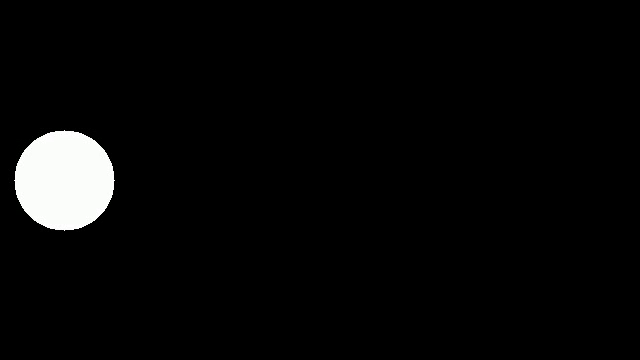
#> input picture frame 3 of predict_area/src/viz/test_video.mp4, 640 x 360 px
$ python test_viz.py
#> lines starting #> are read from the running program, lines starting #| are printed output that depends on the picture; after the words box and inside, x2 and y2 are one past the last pixel; in counts of white or black regions, pixels touching at a corner belong together
#> after the loop in create_dummy_video, `for i in range(frames):`:
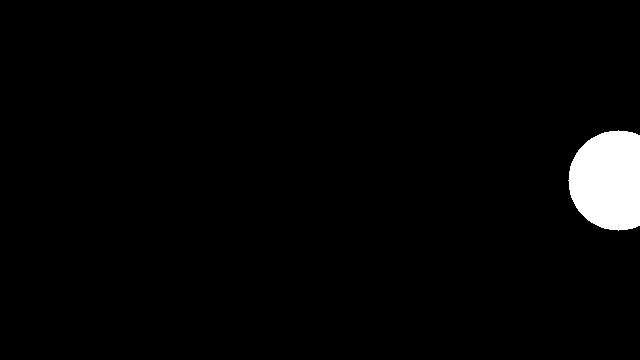
#> frame: shape (360, 640, 3); 2.6% white; 1 white region, box (x1, y1, x2, y2) and area: (568, 130, 640, 231) 6002
### predict_area/src/viz/viz2.py
import os
import json
import re
import cv2
import numpy as np
from typing import Dict, Tuple, Optional, Union
import glob

def load_data_map(path: str) -> Dict[int, np.ndarray]:
    """
    CSV/NPZ/JSONから確率分布を読み込み、{フレーム番号: 配列} の辞書にして返す。
    柔軟に対応するため、リスト形式・辞書形式の双方をサポート。
    """
#> called with path = 'test_model.npz'
    if not os.path.exists(path):
        print(f"Warning: File not found {path}")
        return {}

    ext = os.path.splitext(path)[1].lower()
    mapping = {}

    try:
        if ext == '.csv':
            # CSVは行=フレームとみなす
            # 一行目はヘッダを想定
            # 一番左はフレーム番号を想定
            data = np.loadtxt(path, delimiter=',', skiprows=1)
            if data.ndim == 1: data = data[np.newaxis, :]
            for row in data:
                # row[0] が frame 番号。ファイルによっては float なので int 化する。
                try:
                    frame_idx = int(row[0])
                except Exception:
                    continue
                mapping[frame_idx] = row[1:]

        elif ext == '.npy':
            data = np.load(path)
            if data.ndim == 1: data = data[np.newaxis, :]
            for i, row in enumerate(data):
                mapping[i] = row

        elif ext == '.npz':
            with np.load(path, allow_pickle=True) as f:
                # 代表的なキーを探す
                key = next((k for k in ['probs', 'data', 'arr_0'] if k in f), f.files[0])
                data = f[key]
                # 2D配列なら行=フレーム
                if hasattr(data, 'ndim') and data.ndim == 2:
                    for i, row in enumerate(data):
                        mapping[i] = row
                else:
                    # 辞書的な格納の可能性があればファイル名キー解析などを実装可能だがMVPでは省略
                    pass

        elif ext == '.json':
            with open(path, 'r', encoding='utf-8') as f:
                data = json.load(f)
            if isinstance(data, list):
                for i, row in enumerate(data):
                    mapping[i] = np.array(row)
            elif isinstance(data, dict):
                # "frame_123" 等のキーから数字を抽出
                for k, v in data.items():
                    nums = re.findall(r'\d+', k)
                    if nums:
                        mapping[int(nums[-1])] = np.array(v)

    except Exception as e:
        print(f"Error loading {path}: {e}")

    return mapping

def get_grid_dims(size: int) -> Tuple[int, int]:
    """配列長から正方形グリッドを推定。不一致なら1行とする。"""
    s = int(np.sqrt(size))
    if s * s == size:
        return s, s
    return 1, size

def draw_safe_rect(frame: np.ndarray, prob: np.ndarray, color: Tuple[int, int, int], label: str = ""):
    """確率最大の位置に矩形を描画"""
    h, w = frame.shape[:2]
    gh, gw = get_grid_dims(prob.size)
    # 安全対策: prob が空、または gw が 0 の場合は何もしないで返す
    arr = np.asarray(prob).flatten()
    if arr.size == 0 or gw == 0:
        return frame

    # 最大値のインデックス
    flat_idx = int(np.argmax(arr))
    # divmod の前に gw が正の整数であることを保証
    if gw <= 0:
        return frame
    r, c = divmod(flat_idx, gw)

    # 座標計算
    cell_h, cell_w = h / gh, w / gw
    x1, y1 = int(c * cell_w), int(r * cell_h)
    x2, y2 = int((c + 1) * cell_w), int((r + 1) * cell_h)

    cv2.rectangle(frame, (x1, y1), (x2, y2), color, 3)
    if label:
        cv2.putText(frame, f"{label}:{prob[flat_idx]:.2f}", (x1, max(y1-5, 20)),
                    cv2.FONT_HERSHEY_SIMPLEX, 0.6, color, 2)
    return frame

def create_viz_videos(video_path, model_path, answer_path):
    # 1. データ読み込み
    print("Loading data...")
    model_map = load_data_map(model_path)
    answer_map = load_data_map(answer_path)

    # 2. 動画or画像準備
    use_video = True
    image_paths = []
    if os.path.isfile(video_path):
        cap = cv2.VideoCapture(video_path)
        if not cap.isOpened():
            raise IOError(f"Cannot open video: {video_path}")

        fps = cap.get(cv2.CAP_PROP_FPS) or 30.0
#> fps = 10
        w = int(cap.get(cv2.CAP_PROP_FRAME_WIDTH))
#> w = 640
        h = int(cap.get(cv2.CAP_PROP_FRAME_HEIGHT))
#> h = 360

        base = os.path.splitext(os.path.basename(video_path))[0]
    else:
        use_video = False

        image_paths = glob.glob(os.path.join(video_path, "*.jpg"))
        # 順序が昇順になるようにソート
        image_paths = sorted(image_paths, key=lambda p: int(os.path.splitext(os.path.basename(p))[0]))
        if len(image_paths) == 0:
            raise IOError(f"No .jpg files found in directory: {video_path}")

        first = cv2.imread(image_paths[0])
        if first is None:
            raise IOError(f"Failed to read image: {image_paths[0]}")

        fps = 15.0
        w = first.shape[1]
        h = first.shape[0]

        base = os.path.basename(video_path)

    out_model = f"{base}_model_overlay.mp4"
    out_answ = f"{base}_answer_overlay.mp4"
    out_side = f"{base}_side_by_side.mp4"

    # VideoWriter codec を試行して動作するものを選ぶ
    def _select_working_fourcc(sample_path, fps_val, size_val):
        codecs = ['mp4v', 'XVID', 'avc1', 'H264']
        for code in codecs:
            try:
                f = cv2.VideoWriter_fourcc(*code) #type: ignore
            except Exception:
                continue
            wtest = cv2.VideoWriter(sample_path, f, fps_val, size_val)
            if wtest.isOpened():
                wtest.release()
                return f
            try:
                wtest.release()
            except Exception:
                pass
        raise RuntimeError('No available VideoWriter codec')

    size_single = (w, h)
#> size_single = (640, 360)
    fourcc = _select_working_fourcc(out_model, fps, size_single)
#> fourcc = 1983148141
    writer_m = cv2.VideoWriter(out_model, fourcc, fps, (w, h))
    writer_a = cv2.VideoWriter(out_answ, fourcc, fps, (w, h))
    writer_s = cv2.VideoWriter(out_side, fourcc, fps, (w * 2, h))

    print(f"Processing frames... ({w}x{h} @ {fps}fps)")
#> (printed output is left out)

    frame_idx = 0
    while True:
        if use_video:
            ret, frame = cap.read()
#> frame is the input picture: shape (360, 640, 3); mean B, G, R 8.5, 8.6, 8.6
            if not ret:
                break
        else:
            if frame_idx >= len(image_paths):
                break
            frame = cv2.imread(image_paths[frame_idx])
            if frame is None:
                frame_idx += 1
                continue

        frame_m = frame.copy()
        frame_a = frame.copy()

        # ロジック: 現在フレーム(idx)に対し、
        # モデル予測は `idx` の出力を使用
        # 正解データは「次どこに行くべきか」なので `idx + 1` のデータを使用

        # モデルデータ描画 (青)
        if frame_idx in model_map:
            frame_m = draw_safe_rect(frame_m, model_map[frame_idx], (255, 0, 0), "Pred")
#> in draw_safe_rect, `arr = np.asarray(prob).flatten()`: arr = [1, 0, 0, 0, 0, 0, 0, 0]
#> in draw_safe_rect, `flat_idx = int(np.argmax(arr))`: flat_idx = 0
#> in draw_safe_rect, `x2, y2 = int((c + 1) * cell_w), int((r + 1) * cell_h)`: x2 = 80; y2 = 360

        # 正解データ描画 (緑)
        target_idx = frame_idx + 1
        if target_idx in answer_map:
            frame_a = draw_safe_rect(frame_a, answer_map[target_idx], (0, 255, 0), "GT")
#> call 2 of draw_safe_rect, with prob = array of shape (8,), color = (0, 255, 0), label = 'GT'
#> in draw_safe_rect (call 2), `arr = np.asarray(prob).flatten()`: arr = [0, 1, 0, 0, 0, 0, 0, 0]
#> in draw_safe_rect (call 2), `flat_idx = int(np.argmax(arr))`: flat_idx = 1
#> in draw_safe_rect (call 2), `x1, y1 = int(c * cell_w), int(r * cell_h)`: x1 = 80
#> in draw_safe_rect (call 2), `x2, y2 = int((c + 1) * cell_w), int((r + 1) * cell_h)`: x2 = 160
#> in draw_safe_rect (call 2), `cv2.putText(frame, f"{label}:{prob[flat_idx]:.2f}", (x1, max(y1-5, 20)..`:
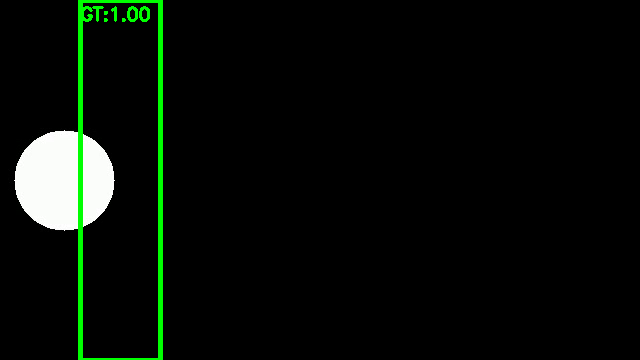
#> frame: shape (360, 640, 3); mean B, G, R 8, 13, 8

        # 書き出し
        writer_m.write(frame_m)
        writer_a.write(frame_a)

        side_img = np.hstack([frame_m, frame_a])
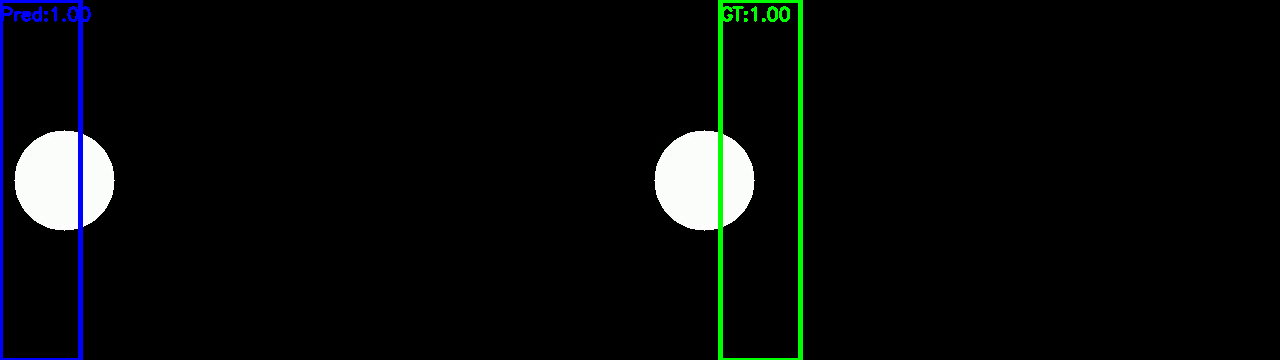
#> side_img: shape (360, 1280, 3); mean B, G, R 10.1, 10.6, 8
        writer_s.write(side_img)

        frame_idx += 1
        if frame_idx % 100 == 0:
            print(f"Processed {frame_idx} frames...")

    if use_video:
        cap.release()
    writer_m.release()
    writer_a.release()
    writer_s.release()
    print("Done. Outputs:")
    print(f" - {out_model}\n - {out_answ}\n - {out_side}")

# [6 lines that do not run on import are left out]

### predict_area/src/viz/test_viz.py
import cv2
import numpy as np
import os

def create_dummy_video(path, frames=30, width=640, height=360):
    fourcc = cv2.VideoWriter_fourcc(*'mp4v')# type: ignore
    writer = cv2.VideoWriter(path, fourcc, 10.0, (width, height))
    for i in range(frames):
        # Create a frame with a moving circle
        frame = np.zeros((height, width, 3), dtype=np.uint8)
        cv2.circle(frame, (int(width * i / frames), height // 2), 50, (255, 255, 255), -1)
        writer.write(frame)
    writer.release()
    print(f"Created dummy video: {path}")

def create_dummy_npz(path, frames=30, num_area=8):
    # Create dummy probabilities: one area is 1.0, others are 0.0, moving across frames
    probs = np.zeros((frames, num_area), dtype=np.float32)
    for i in range(frames):
        probs[i, i % num_area] = 1.0
    np.savez(path, probs=probs)
    print(f"Created dummy npz: {path}")

if __name__ == "__main__":
    video_path = "test_video.mp4"
    model_npz = "test_model.npz"
    answer_npz = "test_answer.npz"

    create_dummy_video(video_path)
    create_dummy_npz(model_npz)
    create_dummy_npz(answer_npz)

    # Now run viz2.py logic
    from viz2 import create_viz_videos

    try:
        create_viz_videos(video_path, model_npz, answer_npz)
        print("Test execution successful!")
    except Exception as e:
        print(f"Test execution failed: {e}")
    finally:
        # Cleanup
        # for p in [video_path, model_npz, answer_npz]:
        #     if os.path.exists(p):
        #         os.remove(p)
        pass

$ run again, starting later in the video
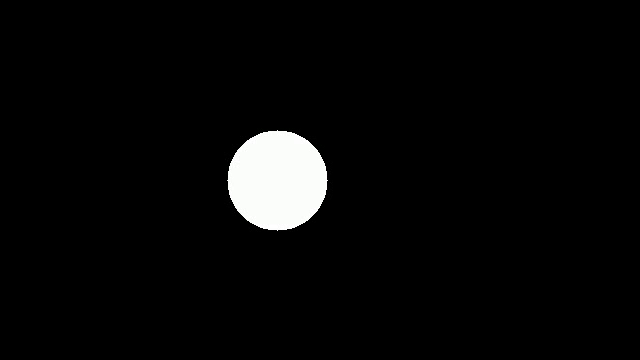
#> input picture frame 13 of predict_area/src/viz/test_video.mp4, 640 x 360 px
#> (printed output is left out)
#> in create_viz_videos, frame is the input picture: shape (360, 640, 3); mean B, G, R 8.5, 8.6, 8.6
#> arr = [1, 0, 0, 0, 0, 0, 0, 0]
#> flat_idx = 0
#> x2 = 80; y2 = 360
#> arr = [0, 1, 0, 0, 0, 0, 0, 0]
#> flat_idx = 1
#> x1 = 80
#> x2 = 160
#> in draw_safe_rect (call 2), `cv2.putText(frame, f"{label}:{prob[flat_idx]:.2f}", (x1, max(y1-5, 20)..`:
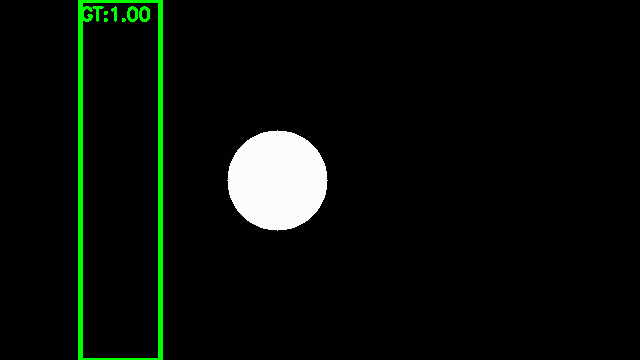
#> frame: shape (360, 640, 3); mean B, G, R 8.5, 13.5, 8.6
#> in create_viz_videos, `side_img = np.hstack([frame_m, frame_a])`:
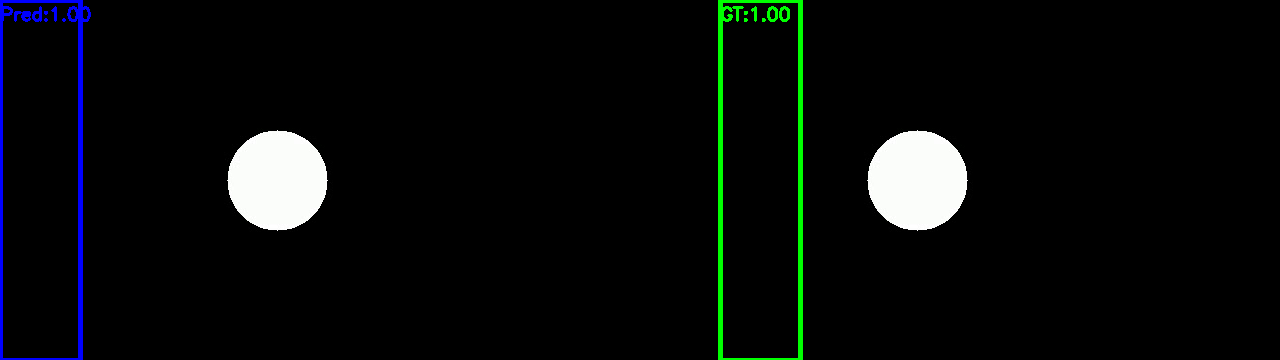
#> side_img: shape (360, 1280, 3); mean B, G, R 10.6, 11.1, 8.6

$ run again, starting later in the video
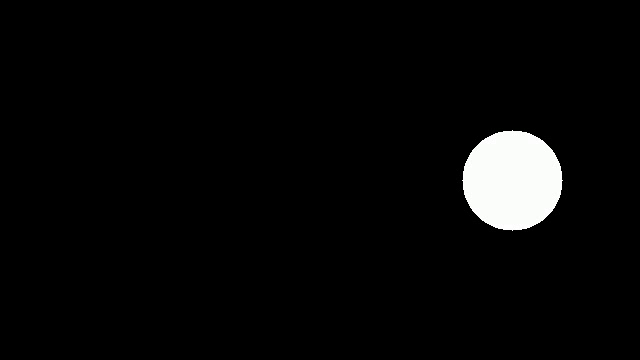
#> input picture frame 24 of predict_area/src/viz/test_video.mp4, 640 x 360 px
#> (printed output is left out)
#> in create_viz_videos, frame is the input picture: shape (360, 640, 3); mean B, G, R 8.5, 8.6, 8.6
#> arr = [1, 0, 0, 0, 0, 0, 0, 0]
#> flat_idx = 0
#> x2 = 80; y2 = 360
#> arr = [0, 1, 0, 0, 0, 0, 0, 0]
#> flat_idx = 1
#> x1 = 80
#> x2 = 160
#> in draw_safe_rect (call 2), `cv2.putText(frame, f"{label}:{prob[flat_idx]:.2f}", (x1, max(y1-5, 20)..`:
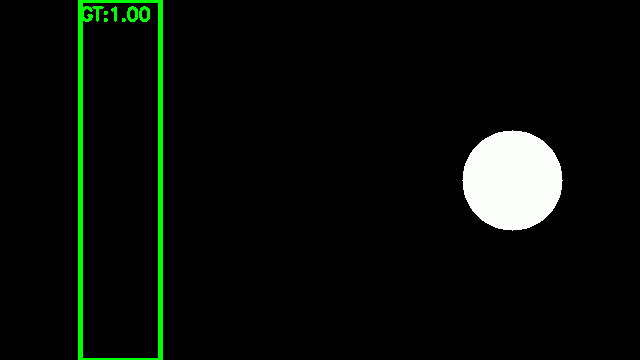
#> frame: shape (360, 640, 3); mean B, G, R 8.5, 13.5, 8.6
#> in create_viz_videos, `side_img = np.hstack([frame_m, frame_a])`:
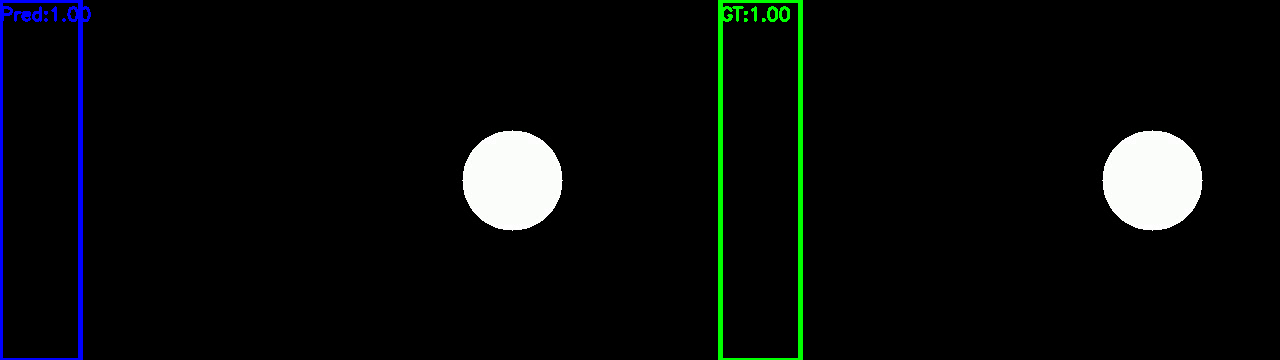
#> side_img: shape (360, 1280, 3); mean B, G, R 10.6, 11.1, 8.6
